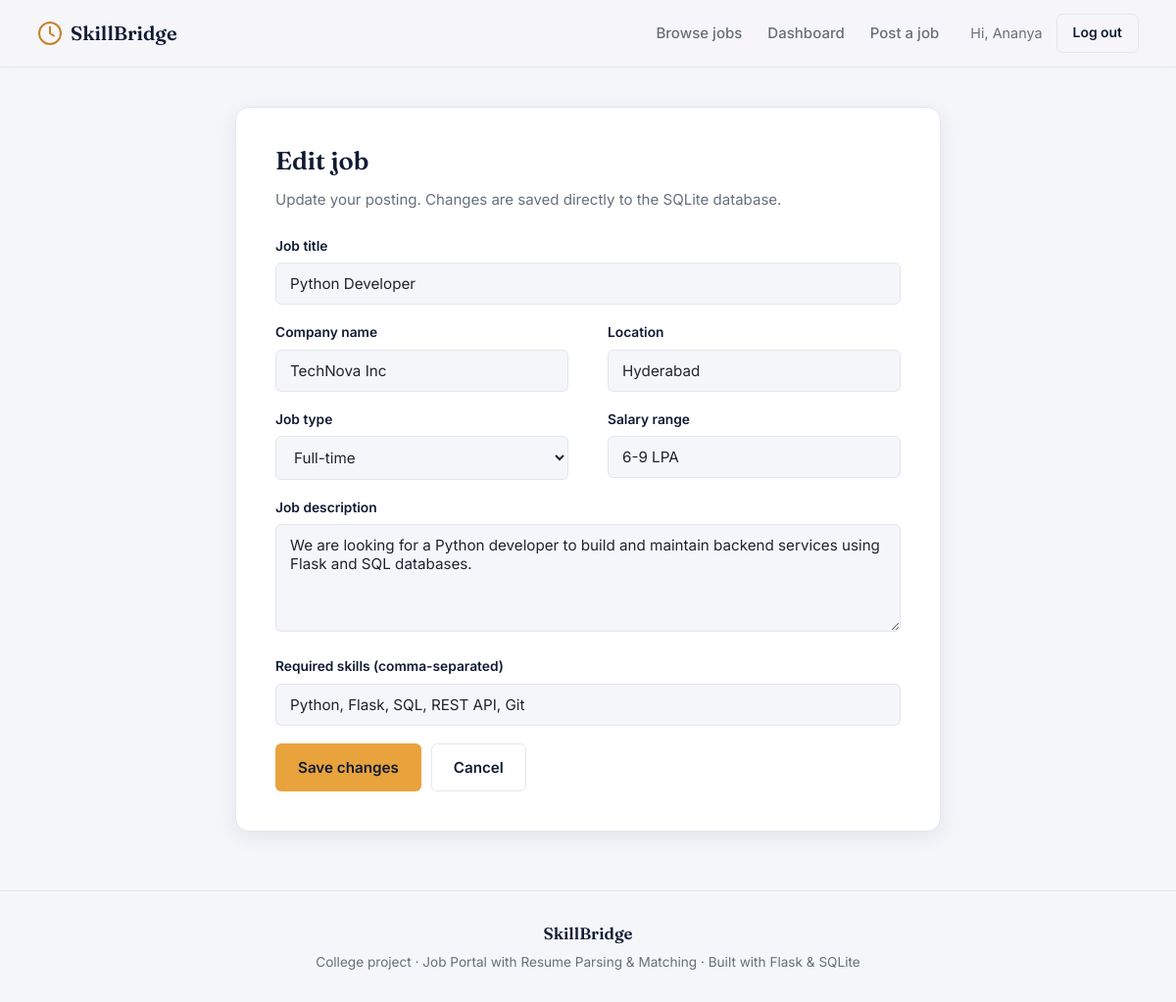
Screenshot of /recruiter/job/1/edit (signed in) with the database file from the repository.
### tables this page shows
CREATE TABLE users (
    user_id       INTEGER PRIMARY KEY AUTOINCREMENT,
    name          TEXT NOT NULL,
    email         TEXT NOT NULL UNIQUE,
    password_hash TEXT NOT NULL,
    role          TEXT NOT NULL CHECK (role IN ('jobseeker', 'recruiter')),
    company_name  TEXT,                       -- only used for recruiters
    phone         TEXT,
    created_at    TIMESTAMP DEFAULT CURRENT_TIMESTAMP
);

CREATE TABLE jobs (
    job_id           INTEGER PRIMARY KEY AUTOINCREMENT,
    recruiter_id     INTEGER NOT NULL,
    title            TEXT NOT NULL,
    company          TEXT NOT NULL,
    location         TEXT NOT NULL,
    job_type         TEXT NOT NULL CHECK (job_type IN ('Full-time','Part-time','Internship','Remote')),
    salary_range     TEXT,
    description      TEXT NOT NULL,
    skills_required  TEXT NOT NULL,            -- comma-separated
    posted_at        TIMESTAMP DEFAULT CURRENT_TIMESTAMP,
    FOREIGN KEY (recruiter_id) REFERENCES users(user_id) ON DELETE CASCADE
);

### app.py (the view, shortened to what this page needs)
@app.route(
    "/recruiter/job/<int:job_id>/edit",
    methods=["GET", "POST"]
)
@login_required(
    role="recruiter"
)
def edit_job(job_id):
    user = current_user()
    conn = get_db()
    job = conn.execute(
        """
        SELECT *
        FROM jobs
        WHERE job_id = ?
        AND recruiter_id = ?
        """,
        (
            job_id,
            user["user_id"]
        )
    ).fetchone()
    conn.close()
    return render_template(
        "edit_job.html",
        job=job
    )

### app.py (called while the page is built, shortened)
def get_db():
    conn = sqlite3.connect(DATABASE)
    conn.row_factory = sqlite3.Row
    conn.execute(
        "PRAGMA foreign_keys = ON"
    )
    return conn

def current_user():
    if "user_id" not in session:
        return None
    conn = get_db()
    user = conn.execute(
        """
        SELECT *
        FROM users
        WHERE user_id = ?
        """,
        (
            session["user_id"],
        )
    ).fetchone()
    conn.close()
    return user

def login_required(role=None):
    def decorator(function):
        @wraps(function)
        def wrapped(*args, **kwargs):
            user = current_user()
            return function(
                *args,
                **kwargs
            )
        return wrapped
    return decorator

@app.context_processor
def inject_user():
    return {
        "logged_in_user": current_user()
    }

### templates/edit_job.html (shortened to what this page needs)
{% extends "base.html" %}
{% block content %}
<div class="container">
  <div class="form-wide">
    <h1>Edit job</h1>
    <p class="auth-sub">Update your posting. Changes are saved directly to the SQLite database.</p>
    <form method="POST" action="{{ url_for('edit_job', job_id=job['job_id']) }}">
      <div class="field"><label for="title">Job title</label><input type="text" id="title" name="title" value="{{ job['title'] }}" required></div>
      <div class="grid-2">
        <div class="field"><label for="company">Company name</label><input type="text" id="company" name="company" value="{{ job['company'] }}"></div>
        <div class="field"><label for="location">Location</label><input type="text" id="location" name="location" value="{{ job['location'] }}" required></div>
      </div>
      <div class="grid-2">
        <div class="field"><label for="job_type">Job type</label><select id="job_type" name="job_type" required>{% for jt in ['Full-time','Part-time','Internship','Remote'] %}<option value="{{ jt }}" {{ 'selected' if jt == job['job_type'] }}>{{ jt }}</option>{% endfor %}</select></div>
        <div class="field"><label for="salary_range">Salary range</label><input type="text" id="salary_range" name="salary_range" value="{{ job['salary_range'] or '' }}"></div>
      </div>
      <div class="field"><label for="description">Job description</label><textarea id="description" name="description" required>{{ job['description'] }}</textarea></div>
      <div class="field"><label for="skills_required">Required skills (comma-separated)</label><input type="text" id="skills_required" name="skills_required" value="{{ job['skills_required'] }}" required></div>
      <div style="display:flex; gap:10px;">
        <button type="submit" class="btn btn-accent">Save changes</button>
        <a href="{{ url_for('recruiter_dashboard') }}" class="btn btn-ghost">Cancel</a>
      </div>
    </form>
  </div>
</div>
{% endblock %}

### templates/base.html (shortened to what this page needs)
<!DOCTYPE html>
<html lang="en">
<head>
<link rel="stylesheet" href="{{ url_for('static', filename='css/style.css') }}">
</head>
<body>
<header class="site-header">
  <div class="header-inner">
    <a class="brand" href="{{ url_for('home') }}">
      <span class="brand-mark">
        <svg width="26" height="26" viewBox="0 0 26 26" fill="none">
          <circle cx="13" cy="13" r="11" stroke="currentColor" stroke-width="2"/>
          <path d="M13 6.5V13L17 15.5" stroke="currentColor" stroke-width="2" stroke-linecap="round"/>
        </svg>
      </span>
      SkillBridge
    </a>
    <nav class="main-nav">
      <a href="{{ url_for('jobs') }}" class="{{ 'active' if request.endpoint == 'jobs' }}">Browse jobs</a>
      {% if logged_in_user and logged_in_user['role'] == 'jobseeker' %}
        <a href="{{ url_for('jobseeker_dashboard') }}" class="{{ 'active' if request.endpoint == 'jobseeker_dashboard' }}">Dashboard</a>
        <a href="{{ url_for('applications') }}" class="{{ 'active' if request.endpoint == 'applications' }}">My applications</a>
      {% elif logged_in_user and logged_in_user['role'] == 'recruiter' %}
        <a href="{{ url_for('recruiter_dashboard') }}" class="{{ 'active' if request.endpoint == 'recruiter_dashboard' }}">Dashboard</a>
        <a href="{{ url_for('post_job') }}" class="{{ 'active' if request.endpoint == 'post_job' }}">Post a job</a>
      {% endif %}
    </nav>
    <div class="header-actions">
      {% if logged_in_user %}
        <span class="header-user">Hi, {{ logged_in_user['name'].split(' ')[0] }}</span>
        <a href="{{ url_for('logout') }}" class="btn btn-ghost btn-sm">Log out</a>
      {% else %}
        <a href="{{ url_for('login') }}" class="btn btn-ghost btn-sm">Log in</a>
        <a href="{{ url_for('register') }}" class="btn btn-primary btn-sm">Sign up</a>
      {% endif %}
    </div>
  </div>
</header>
<main class="page-enter">
  {% block content %}{% endblock %}
</main>
<footer class="site-footer">
  <div class="footer-inner">
    <div class="brand footer-brand">SkillBridge</div>
    <p>College project &middot; Job Portal with Resume Parsing &amp; Matching &middot; Built with Flask &amp; SQLite</p>
  </div>
</footer>
</body>
</html>

### static/css/style.css (style rules this page uses)
:root { --navy: #1B2A4A; --navy-dark: #101B33; --navy-soft: #2C3E63; --amber: #E8A33D; --amber-dark: #C6842A; --bg: #F5F6FA; --surface: #FFFFFF; --ink: #1F2430; --muted: #66707A; --border: #E3E6EC; --success: #2E9E6D; --success-bg: #E7F5EE; --danger: #D65A5A; --danger-bg: #FBECEC; --warning: #C6842A; --warning-bg: #FBF1E1; --radius: 10px; --radius-sm: 6px; --shadow-soft: 0 1px 2px rgba(16, 27, 51, 0.06); --shadow-card: 0 6px 20px rgba(16, 27, 51, 0.08); --font-display: 'Fraunces', Georgia, serif; --font-body: 'Inter', -apple-system, BlinkMacSystemFont, sans-serif; }
* { box-sizing: border-box; }
html { scroll-behavior: smooth; }
body { margin: 0; font-family: var(--font-body); background: var(--bg); color: var(--ink); line-height: 1.55; -webkit-font-smoothing: antialiased; }
h1, h2, h3, h4 { font-family: var(--font-display); color: var(--navy-dark); margin: 0 0 0.5em 0; line-height: 1.15; font-weight: 600; }
p { margin: 0 0 1em 0; }
a { color: inherit; text-decoration: none; }
.page-enter { animation: enterUp 0.55s cubic-bezier(.22,.9,.35,1) both; animation-delay: 0.05s; }
.site-header { position: sticky; top: 0; z-index: 100; background: rgba(245, 246, 250, 0.9); backdrop-filter: blur(8px); border-bottom: 1px solid var(--border); }
.header-inner { max-width: 1180px; margin: 0 auto; padding: 14px 28px; display: flex; align-items: center; gap: 32px; }
.brand { font-family: var(--font-display); font-weight: 600; font-size: 1.25rem; color: var(--navy-dark); display: flex; align-items: center; gap: 8px; margin-right: auto; }
.brand-mark { color: var(--amber-dark); display: inline-flex; }
.main-nav { display: flex; gap: 26px; }
.main-nav a { font-size: 0.94rem; font-weight: 500; color: var(--muted); position: relative; padding: 4px 0; transition: color 0.2s ease; }
.header-actions { display: flex; align-items: center; gap: 14px; }
.header-user { font-size: 0.9rem; color: var(--muted); }
.btn { display: inline-flex; align-items: center; justify-content: center; gap: 8px; padding: 12px 22px; border-radius: var(--radius-sm); font-weight: 600; font-size: 0.95rem; border: 1px solid transparent; cursor: pointer; transition: transform 0.15s ease, box-shadow 0.15s ease, background 0.15s ease, border-color 0.15s ease; font-family: var(--font-body); }
.btn-accent { background: var(--amber); color: var(--navy-dark); }
.btn-ghost { background: transparent; color: var(--navy-dark); border-color: var(--border); }
.btn-sm { padding: 8px 16px; font-size: 0.87rem; }
.container { max-width: 1180px; margin: 0 auto; padding: 0 28px; }
.grid-2 { display: grid; grid-template-columns: 1fr 1fr; gap: 40px; }
.form-wide { max-width: 720px; margin: 40px auto; background: var(--surface); border: 1px solid var(--border); border-radius: 14px; padding: 40px; box-shadow: var(--shadow-card); }
.auth-wrap h1, .form-wide h1 { font-size: 1.6rem; }
.auth-sub { color: var(--muted); margin-bottom: 26px; font-size: 0.94rem; }
.field { margin-bottom: 18px; }
.field label { display: block; font-size: 0.86rem; font-weight: 600; color: var(--navy-dark); margin-bottom: 6px; }
.field input, .field select, .field textarea { width: 100%; padding: 11px 14px; border: 1px solid var(--border); border-radius: var(--radius-sm); font-family: var(--font-body); font-size: 0.95rem; background: var(--bg); color: var(--ink); transition: border-color 0.15s ease, background 0.15s ease; }
.field textarea { resize: vertical; min-height: 110px; }
.site-footer { border-top: 1px solid var(--border); padding: 30px 0; margin-top: 60px; }
.footer-inner { max-width: 1180px; margin: 0 auto; padding: 0 28px; text-align: center; }
.footer-brand { font-size: 1.05rem; justify-content: center; margin-bottom: 6px; display: flex; }
.site-footer p { color: var(--muted); font-size: 0.85rem; margin: 0; }

### rows the page displays
users: name "Ananya"
jobs: title "Python Developer", company "TechNova Inc", location "Hyderabad", salary_range "6-9 LPA", description "We are looking for a Python developer to build and maintain backend services using Flask and SQL databases.", skills_required "Python, Flask, SQL, REST API, Git"

### other values shown
form field job_type "Full-time"
